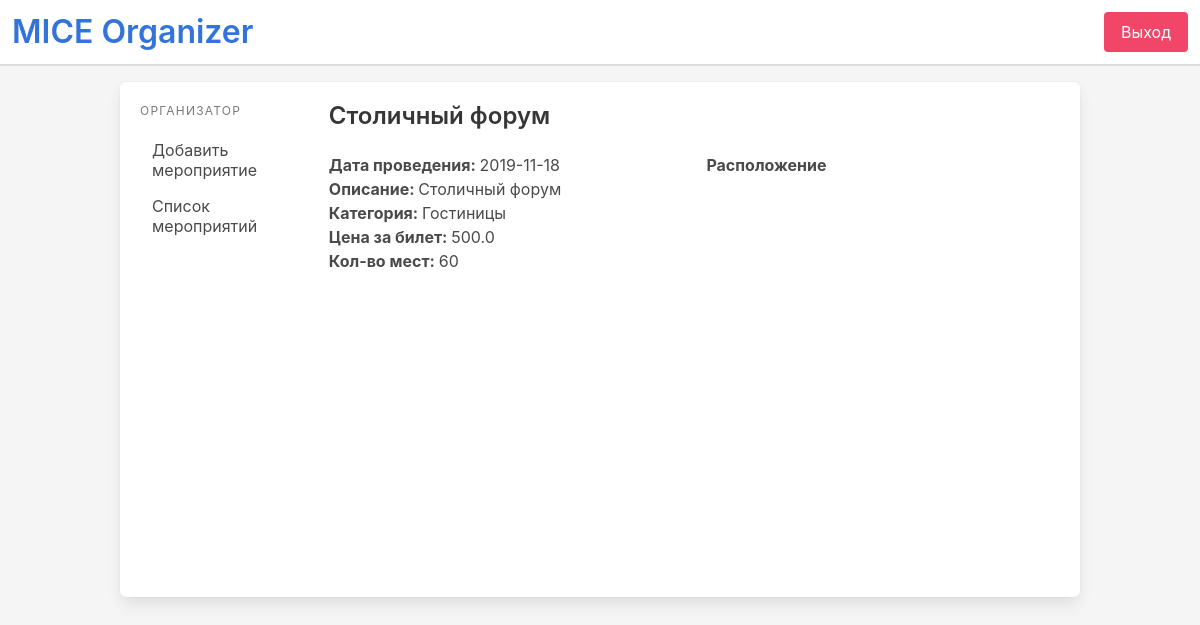
/show_event/1, run on the app's committed database.
### app/models.py (models this page shows)
class Event(db.Model):
    id = db.Column(db.Integer, primary_key=True)
    name = db.Column(db.String)
    date = db.Column(db.Date)
    desc = db.Column(db.String)
    category = db.Column(db.String)
    address = db.Column(db.String)
    price = db.Column(db.Float)
    lat = db.Column(db.Float)
    lng = db.Column(db.Float)
    count_places = db.Column(db.Integer)
    count_quests_was = db.Column(db.Integer)
    organizer_id = db.Column(db.Integer, db.ForeignKey('app_user.id'))

### app/routes.py (the view)
@app.route('/show_event/<int:id>', methods=['GET', 'POST'])
def show_event(id):
    event = Event.query.get(id)
    return render_template('show_event.html', event=event)

### app/templates/show_event.html (shortened to what this page needs)
{% extends 'app_base.html' %}
{% block content %}
<div class="container">
    <h2 class="title is-4">{{ event.name }}</h2>
    <div class="columns">
        <div class="column">
            <p><b>Дата проведения: </b>{{ event.date }}</p>
            <p><b>Описание: </b>{{ event.desc }}</p>
            <p><b>Категория: </b>{{ event.category }}</p>
            <p><b>Цена за билет: </b>{{ event.price }}</p>
            <p><b>Кол-во мест: </b>{{ event.count_places }}</p>
        </div>
        <div class="column">
            <p><b>Расположение</b></p>
            <div id="map" style="width: 100%; height: 400px"></div>
        </div>
    </div>
</div>
{% endblock %}

### data on the page
Event: name "Столичный форум", date "2019-11-18", desc "Столичный форум", category "Гостиницы", price "500.0", count_places "60"
